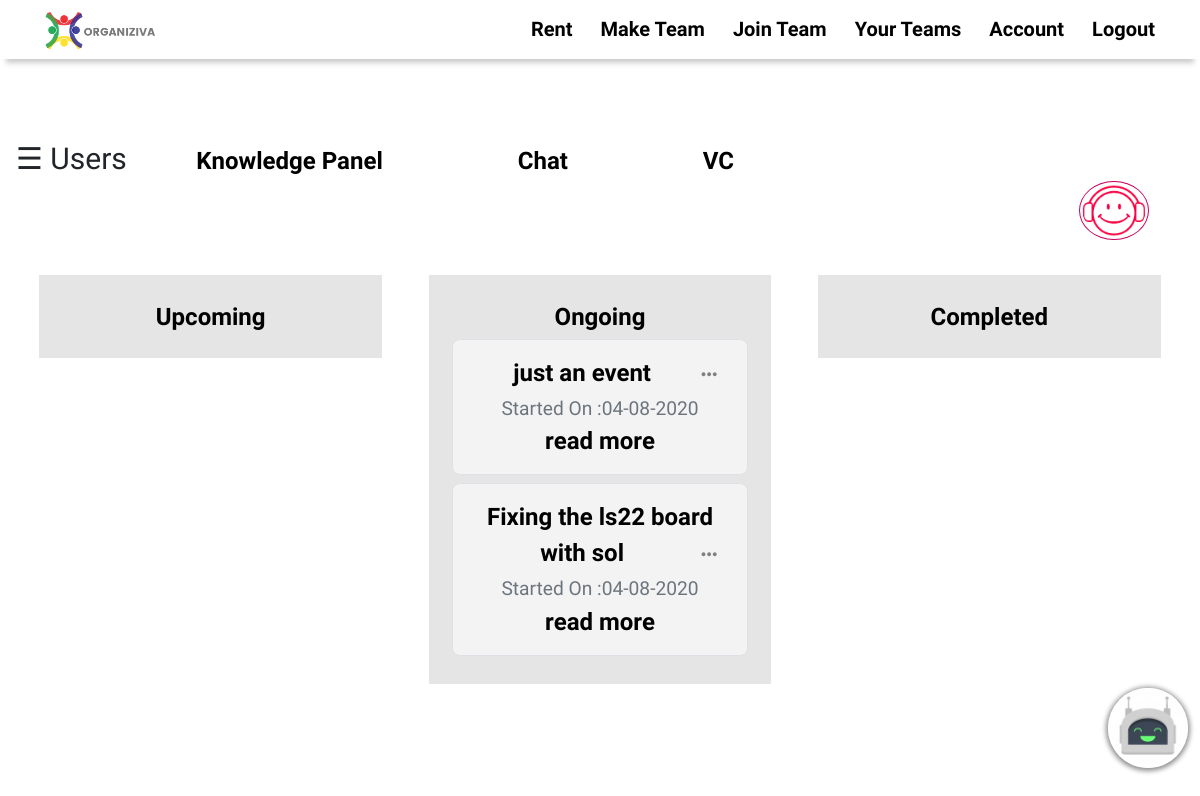
Page /c958cd92c34a6f77dpsrohini/team (signed in) on the earlier database version.
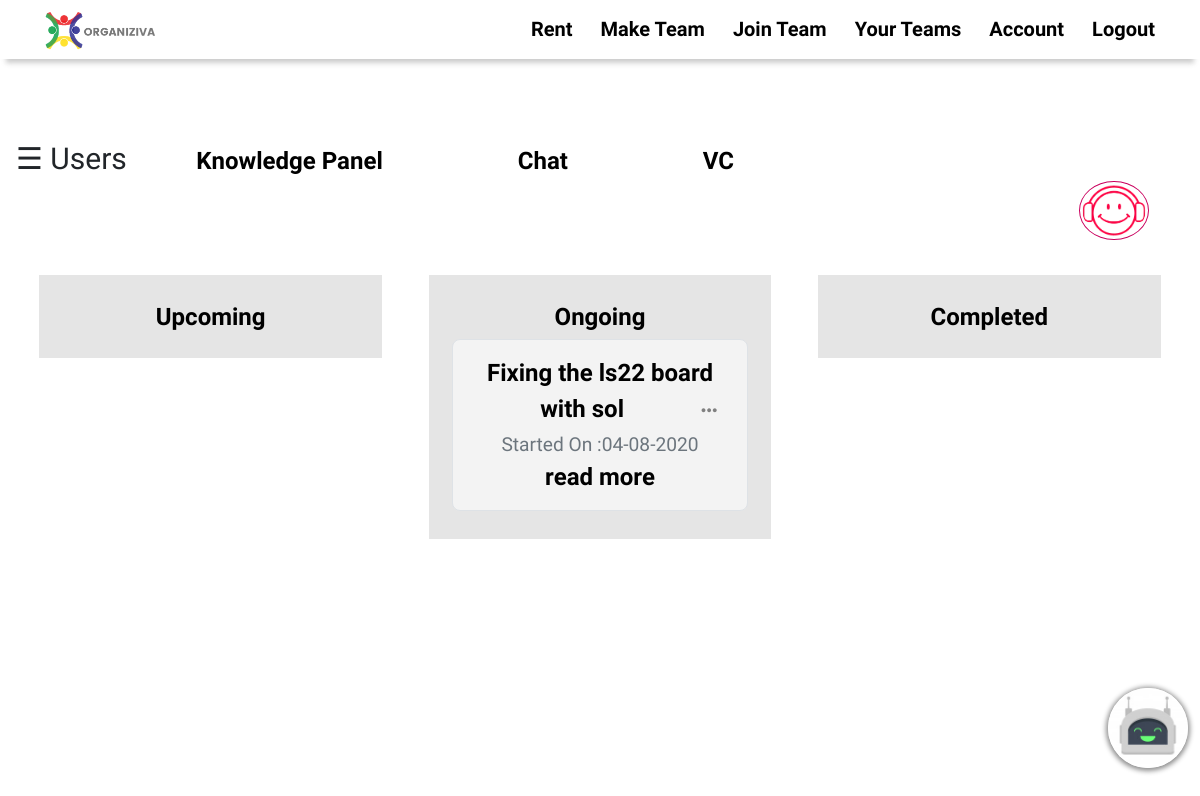
Same page on the later database version.
### Tool/models.py (models this page shows, shortened)
class Events(db.Model):
    __tablename__ = 'events'
    id = db.Column(db.Integer, primary_key = True)
    teamid = db.Column(db.Integer, db.ForeignKey('teams.randomid'))
    date = db.Column(db.DateTime,nullable = False,default=datetime.now)
    start_date = db.Column(db.DateTime,nullable = True)
    end_date = db.Column(db.DateTime,nullable = True)
    title = db.Column(db.String)
    event = db.Column(db.String)
    type = db.Column(db.String)

### app.py (the view)
@app.route('/<team_id>/team', methods = ['GET' , 'POST'])
@login_required
def team(team_id):
    team = Team.query.filter_by(randomid = team_id).first()
    if current_user in team.workers:
        team_upcoming = Events.query.filter_by(type = 'upcoming', teamid = team_id).order_by(Events.start_date.asc())
        for upcoming in team_upcoming:
            if upcoming.start_date is None:
                continue
            now = datetime.now()
            if upcoming.start_date.strftime('%d-%m-%Y') <= now.strftime('%d-%m-%Y'):
                return redirect(url_for('change_event' , team_id = team_id , event_id = upcoming.id , type = 'o'))
        team_ongoing = Events.query.filter_by(type = 'ongoing', teamid = team_id).order_by(Events.start_date.asc())
        team_completed = Events.query.filter_by(type = 'completed', teamid = team_id).order_by(Events.date.asc())
        team_owner = team.ownerid
    else:
        abort(403)
    return render_template('team.htm',team = team ,team_owner = team_owner, team_upcoming = team_upcoming,
                            team_ongoing = team_ongoing , team_completed = team_completed , team_id = team_id )

### Tool/models.py (called while the page is built)
@login_manager.user_loader
def load_user(user_id):
    return User.query.get(user_id)

### Tool/templates/team.htm (shortened to what this page needs)
{%extends 'base.htm'%}
{%block content%}
<div id="main">
  <br><br><br><br><br>
<span style="font-size:30px;cursor:pointer" onclick="openNav()">&#9776; Users</span>
<a style=" padding: 0.61% ;border-radius: 7%;" class="addition" href="{{url_for('all_knowledge' , team_id = team_id)}}">Knowledge Panel</a>
<a style=" padding: 0.61% ;border-radius: 7%;" class="addition" href="{{url_for('sessions' , teamid = team_id)}}">Chat</a>
<a title="video call" style=" padding: 0.61% ;border-radius: 7%;" class="addition" href="{{url_for('vc' , team_id = team_id)}}">VC</a>
<div class="portfolio">
  <div class="portfolio-item">
      <a href="#lightbox" title="Relaxing Music" class="button"><img style="float: right; margin-bottom: 3% ;padding: 0.2%; margin-right: 3%; border-radius: 50%; border: 1px solid rgb(201, 0, 94);" src="{{url_for('static', filename="head.png")}}" alt="Music to deal with fatigue"  width="70px"></a>
  </div>
</div>
<div class="lists">
  <div class="list">
    {%if team_owner == current_user.id%}
      <a title="Add Event" align = "center" href="{{url_for('make_upcoming' , team_id = team_id , type = 'upcoming')}}">
        <i class="fa fa-calendar-plus-o" style="font-size:24px"></i>
        Upcoming</a>
    {%else%}
    <center>Upcoming</center>
    {%endif%}
  </div>
  <div class="list">
    {%if team_owner == current_user.id%}
      <a title="Add Event" align = "center" href="{{url_for('make_upcoming' , team_id = team_id ,type = 'ongoing')}}">
        <i class="fa fa-calendar-plus-o" style="font-size:24px"></i>
        Ongoing</a>
    {%else%}
    <center>Ongoing</center>
    {%endif%}
    {%if team_ongoing%}
      {%for event in team_ongoing%}
      <div class = "list-item jumbotron border">
        {{event.title}}
        <div class="dropdown" style="float:right;">
          <i class="fas fa-ellipsis-h dropbtn"></i>
        </div>
        <small id="emailHelp" class="form-text text-muted">Started On :{{event.start_date.strftime('%d-%m-%Y')}}</small>
        <a href="{{url_for('event' ,team_id = team_id, event_id = event.id )}}">read more</a>
      </div>
      {%endfor%}
    {%endif%}
  </div>
  <div class="list">
    {%if team_owner == current_user.id%}
      <a title="Add Event" align = "center" href="{{url_for('make_upcoming' , team_id = team_id , type = 'completed')}}">
        <i class="fa fa-calendar-plus-o" style="font-size:24px"></i>
        Completed</a>
    {%else%}
    <center>Completed</center>
    {%endif%}
  </div>
</div>
</div>
{%endblock%}

### Tool/templates/base.htm (shortened to what this page needs)
<!DOCTYPE html>
<html>
<head>
  <link
  rel="stylesheet"
  href="https://cdnjs.cloudflare.com/ajax/libs/animate.css/4.0.0/animate.min.css"
/>
    <link rel="stylesheet" type="text/css" media="screen" href="{{url_for('static', filename="remote.css")}}">
    <link rel="stylesheet" href="https://cdnjs.cloudflare.com/ajax/libs/font-awesome/4.7.0/css/font-awesome.min.css">
    <link href="https://unpkg.com/aos@2.3.1/dist/aos.css" rel="stylesheet">
    <link rel="stylesheet" href="https://stackpath.bootstrapcdn.com/bootstrap/4.5.0/css/bootstrap.min.css">
</head>
<body>
  <nav class="site-header fixed-top py-1 font-weight-bold navigation ">
      <div class="container d-flex flex-column flex-md-row justify-content-between">
        <a class="navbar-brand" href="{{url_for('index')}}">
          <img  src="{{url_for('static', filename="main-logo.png")}}" width="25%"  class="d-inline-block align-left" alt="logo can't load" align = "left">
        </a>
          {%if current_user.is_authenticated%}
          <a class = "clicks" href="{{url_for('all_rental')}}">Rent</a>
          <a class="clicks" href="{{url_for('make_team')}}">Make Team</a>
          <a class="clicks" href="{{url_for('join_team')}}">Join Team</a>
          <a class="clicks" href="{{url_for('all_teams')}}">Your Teams</a>
          <a class="clicks" href="{{url_for('account')}}">Account</a>
          <a class="clicks" href="{{url_for('logout')}}">Logout</a>
          {%else%}
          <a class="clicks nav-item active" href="{{url_for('register')}}">Register</a>
          <a class="clicks nav-item active" href="{{url_for('login')}}">Login</a>
          {%endif%}
      </div>
  </nav>
  <img id="chat-btn" src="{{url_for('static', filename="chat.png")}}" alt="Our Chatty Bot is not loading" onclick="openBot()">
  {%block content%}
  {%endblock%}
</body>

### Tool/static/remote.css (style rules this page uses)
html { scroll-behavior: smooth; }
body { font-family: 'Josefin Sans', sans-serif !important; }
.navigation { position: sticky ; padding: 1.5%; width: 100%; background-color: white !important; line-height: 40px; box-shadow: 0 10px 5px -6px rgba(75, 75, 75, 0.281); }
.clicks { font-family: 'Josefin Sans', sans-serif; font-size: 20px; padding-top: 5px ; float: right; }
#chat-btn { height: 10vh; z-index: 15; cursor: pointer; position: fixed; border-radius: 50%; bottom: 4vh; right: 1vw; box-shadow: 0px 1px 5px 2px rgba(0, 0, 0, 0.452); }
a { text-decoration: none !important; color: black !important; }
.addition { font-family: 'Josefin Sans', sans-serif; font-size: 150%; font-weight: 900; margin: 5%; margin-top: 15% !important; }
* { margin: 0; padding: 0; box-sizing: border-box; }
.lists { font-family: 'Josefin Sans', sans-serif; color: black; font-size: x-large; font-weight: 700; display: flex; flex: 1; width: 100%; }
.lists .list { display: flex; flex-flow: column; flex: 1; width: 100%; max-height: fit-content; height: 100%; background-color: rgba(0, 0, 0, 0.1); margin: 0 2%; padding: 2%; transition: all 0.2s linear; }
.lists .list .list-item { background-color: #F3F3F3; border-radius: 8px; padding: 15px 20px; text-align: center; margin: 4px 0px; }
* { box-sizing: border-box; }
.dropbtn { color: grey; padding: 10px; font-size: 18px; border: none; cursor: pointer; }
.dropdown { position: relative; display: inline-block; }

### Tool/templates/team.htm (style rules this page uses)
body { font-family: "Lato", sans-serif; transition: background-color .5s; }
#main { transition: margin-left .5s; padding: 16px; }

Differences in the rows shown:
removed Events: title "just an event", start_date "04-08-2020"
